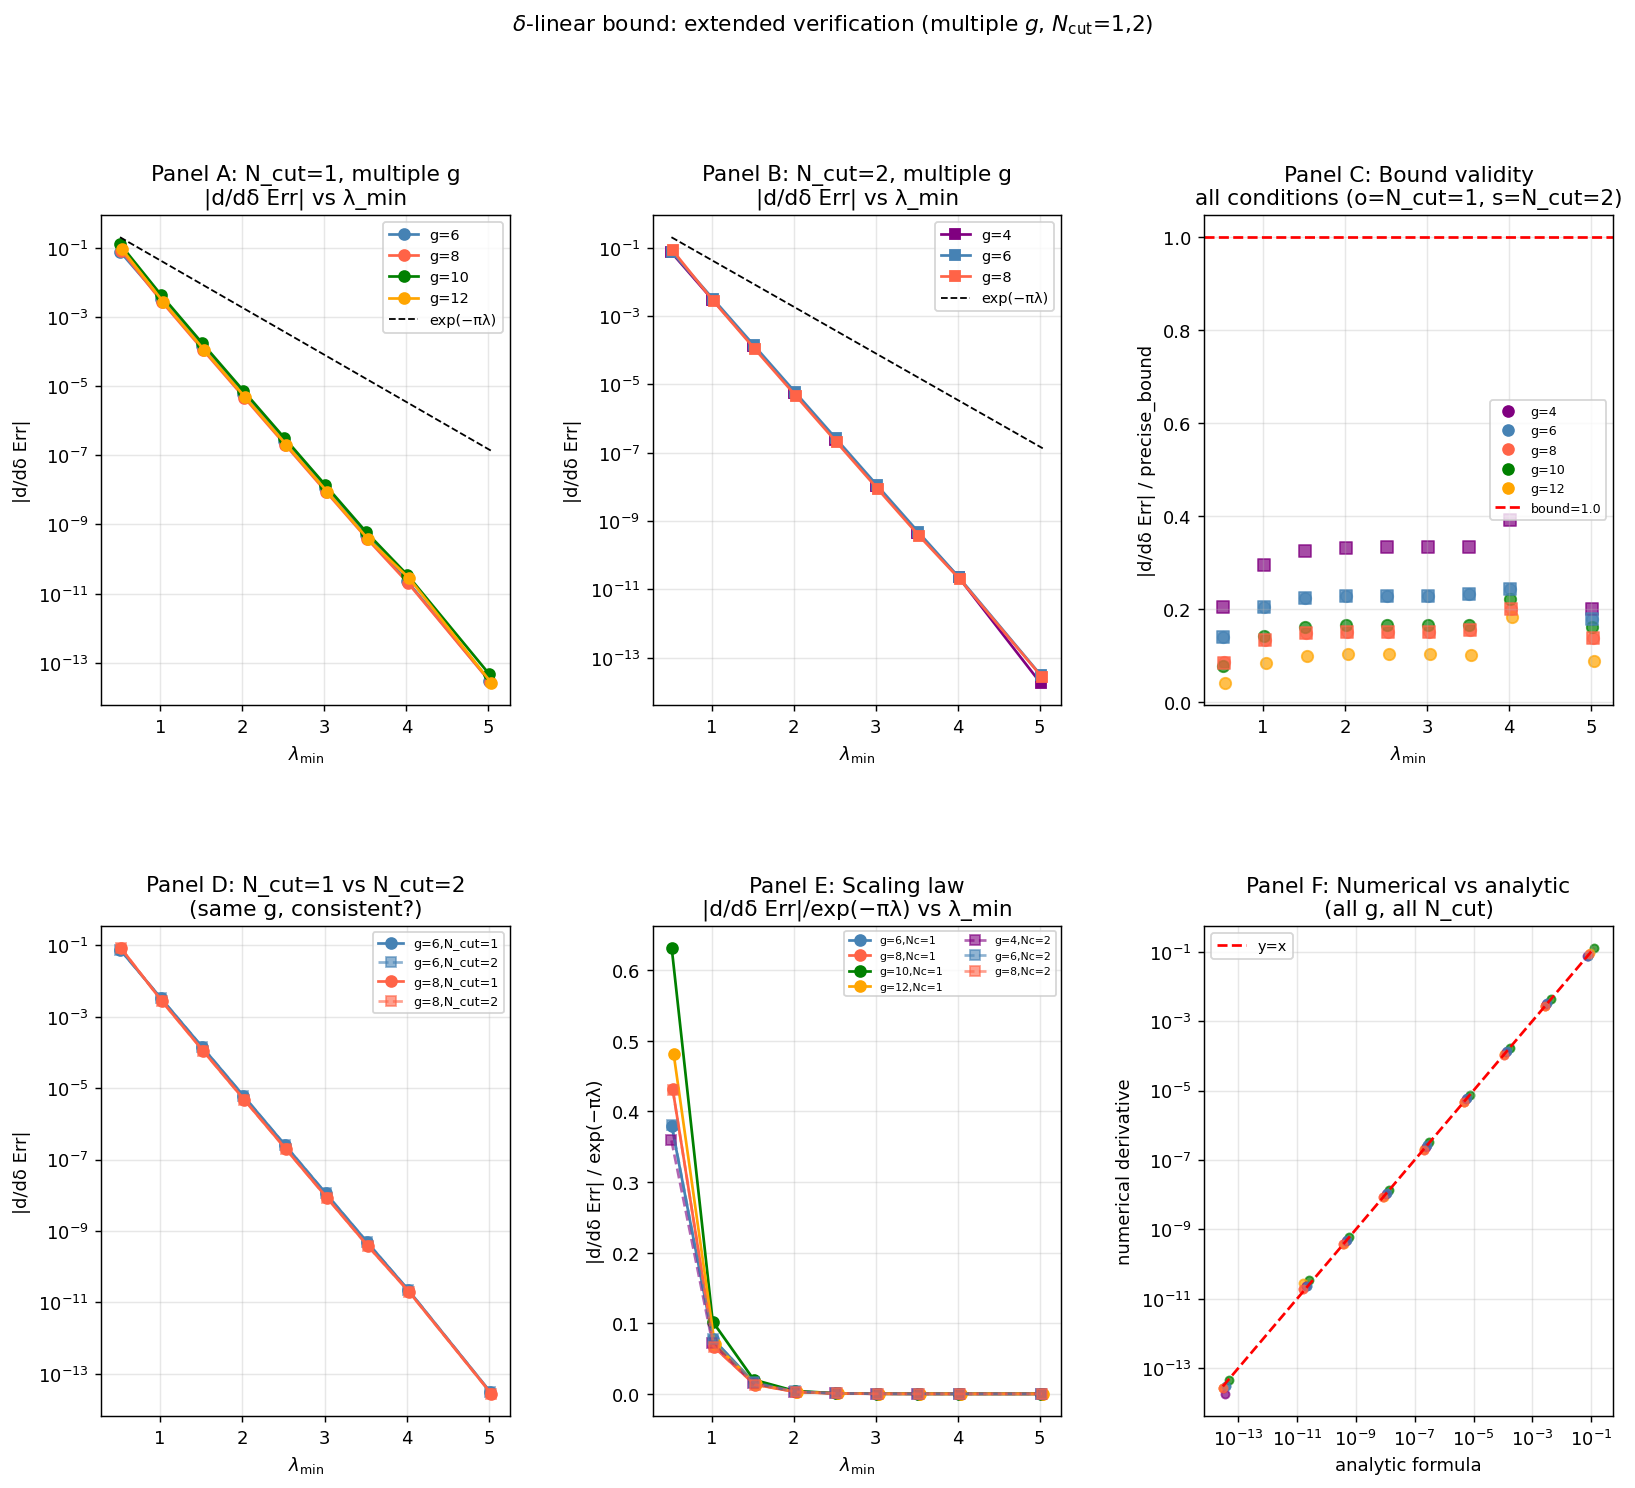

Write the Python code that produced this figure.
"""
δ線形項上界の拡張検証
- 複数g: g=6,8,10,12
- N_cut=1 と N_cut=2 の比較
- λ_min範囲: 0.5–5.0

目的: 定理の数値的根拠を強化する
  |d/dδ Err(Ω+δE_off,z)|_{δ=0}| ≤ 4π·||C||_F·N_eff·exp(−πλ_min)

実行: python delta_linear_extended.py
出力: delta_linear_extended.png + delta_linear_extended.txt
"""

import numpy as np
from itertools import product
import matplotlib.pyplot as plt
import matplotlib.gridspec as gridspec

# ============================================================
# 基本関数（前回と同じ）
# ============================================================

def make_omega_blocks(g, lmin, re_scale=0.1, seed=42):
    rng = np.random.default_rng(seed)
    g1 = g // 2
    g2 = g - g1

    def make_block(n):
        A = rng.standard_normal((n, n))
        Q, _ = np.linalg.qr(A)
        eigs = lmin + rng.exponential(0.3, n)
        return Q @ np.diag(eigs) @ Q.T

    B1 = make_block(g1)
    B2 = make_block(g2)
    ReOm = rng.standard_normal((g, g)) * re_scale
    ReOm = (ReOm + ReOm.T) / 2
    ImOm = np.block([[B1, np.zeros((g1, g2))],
                     [np.zeros((g2, g1)), B2]])
    eigs = np.linalg.eigvalsh(ImOm)
    if eigs.min() < 0.01:
        ImOm += (0.01 - eigs.min()) * np.eye(g)
    return ReOm + 1j * ImOm, g1, g2


def make_Eoff(g1, g2, seed=0):
    rng = np.random.default_rng(seed + 999)
    C = rng.standard_normal((g1, g2)) + 1j * rng.standard_normal((g1, g2))
    C /= np.linalg.norm(C, 'fro')
    g = g1 + g2
    E = np.zeros((g, g), dtype=complex)
    E[:g1, g1:] = C
    E[g1:, :g1] = C.conj().T
    return E, C


def numerical_derivative(Om0, E, z, N_cut, g1, h=1e-5):
    def err(Om):
        g = Om.shape[0]
        g2 = g - g1
        naive = sum(
            np.exp(np.pi*1j*(np.array(n,float)@Om@np.array(n,float)
                             + 2*np.array(n,float)@z))
            for n in product(range(-N_cut, N_cut+1), repeat=g)
        )
        t1 = sum(
            np.exp(np.pi*1j*(np.array(n,float)@Om[:g1,:g1]@np.array(n,float)
                             + 2*np.array(n,float)@z[:g1]))
            for n in product(range(-N_cut, N_cut+1), repeat=g1)
        )
        t2 = sum(
            np.exp(np.pi*1j*(np.array(n,float)@Om[g1:,g1:]@np.array(n,float)
                             + 2*np.array(n,float)@z[g1:]))
            for n in product(range(-N_cut, N_cut+1), repeat=g2)
        )
        return naive - t1 * t2
    return (err(Om0 + h*E) - err(Om0 - h*E)) / (2*h)


def analytic_derivative(Om0, E, z, N_cut, g1):
    g = Om0.shape[0]
    result = 0j
    for n in product(range(-N_cut, N_cut+1), repeat=g):
        nv = np.array(n, dtype=float)
        nEn = nv @ E @ nv
        result += np.pi*1j * nEn * np.exp(np.pi*1j*(nv@Om0@nv + 2*nv@z))
    return result


def precise_upper_bound(Om0, C_block, N_cut, g1):
    """4π · Σ_{n in half-lattice} |Re(n_A^T C n_B)| · exp(-π n^T Im(Ω) n)"""
    g = Om0.shape[0]
    g2 = g - g1
    total = 0.0
    seen = set()
    for n in product(range(-N_cut, N_cut+1), repeat=g):
        nv = np.array(n, dtype=float)
        neg_n = tuple(-x for x in n)
        if n == tuple([0]*g) or neg_n in seen:
            continue
        seen.add(n)
        nA = nv[:g1]
        nB = nv[g1:]
        exp_val = np.exp(-np.pi * nv @ Om0.imag @ nv)
        nCn = abs(np.real(nA @ C_block @ nB))
        total += nCn * exp_val
    return 4 * np.pi * total


def neff_count(Om0, N_cut, threshold=1e-10):
    g = Om0.shape[0]
    n0_val = 1.0  # n=0の寄与は常に~1
    count = 0
    for n in product(range(-N_cut, N_cut+1), repeat=g):
        nv = np.array(n, dtype=float)
        if np.all(nv == 0):
            continue
        if np.exp(-np.pi * nv @ Om0.imag @ nv) > threshold:
            count += 1
    return count


# ============================================================
# メイン解析
# ============================================================

def run_analysis(g_vals, lmin_vals, N_cut, n_seeds, z_scale=0.3):
    """全条件で解析を実行"""
    results = []
    total = len(g_vals) * len(lmin_vals) * n_seeds
    done = 0

    for g in g_vals:
        for lmin in lmin_vals:
            nds, ads, pbs, ratios, neffs = [], [], [], [], []
            for seed in range(n_seeds):
                Om0, g1, g2 = make_omega_blocks(g, lmin, re_scale=0.1, seed=seed)
                E, C = make_Eoff(g1, g2, seed=seed)
                rng = np.random.default_rng(seed + 500)
                z = rng.standard_normal(g) * z_scale

                nd = abs(numerical_derivative(Om0, E, z, N_cut, g1))
                ad = abs(analytic_derivative(Om0, E, z, N_cut, g1))
                pb = precise_upper_bound(Om0, C, N_cut, g1)
                neff = neff_count(Om0, N_cut)

                nds.append(nd)
                ads.append(ad)
                pbs.append(pb)
                ratios.append(nd / (pb + 1e-30))
                neffs.append(neff)

                done += 1
                if done % 20 == 0:
                    print(f"  進捗: {done}/{total} ({100*done/total:.0f}%)", end='\r')

            lmin_act = np.linalg.eigvalsh(Om0.imag).min()
            results.append({
                'g': g, 'lmin': lmin, 'lmin_act': lmin_act,
                'N_cut': N_cut,
                'nd_mean': np.mean(nds), 'nd_std': np.std(nds),
                'ad_mean': np.mean(ads),
                'pb_mean': np.mean(pbs),
                'ratio_mean': np.mean(ratios), 'ratio_max': np.max(ratios),
                'neff_mean': np.mean(neffs),
                'exp_lmin': np.exp(-np.pi * lmin_act),
                'bound_holds': all(r < 1.0 for r in ratios),
            })
    print()
    return results


def main():
    print("=" * 65)
    print("δ線形項上界の拡張検証")
    print("複数g + N_cut=1,2での確認")
    print("=" * 65)

    lmin_vals = [0.5, 1.0, 1.5, 2.0, 2.5, 3.0, 3.5, 4.0, 5.0]
    z_scale = 0.3
    n_seeds = 6
    out_lines = []

    # ---- N_cut=1: g=6,8,10,12 ----
    print("\n[N_cut=1] g=6,8,10,12")
    g_vals_ncut1 = [6, 8, 10, 12]
    res1 = run_analysis(g_vals_ncut1, lmin_vals, N_cut=1, n_seeds=n_seeds, z_scale=z_scale)

    # ---- N_cut=2: g=4,6,8 （N_cut=2はg=10以上が重いので小さめ） ----
    print("\n[N_cut=2] g=4,6,8")
    g_vals_ncut2 = [4, 6, 8]
    res2 = run_analysis(g_vals_ncut2, lmin_vals, N_cut=2, n_seeds=n_seeds, z_scale=z_scale)

    all_results = res1 + res2

    # ---- 結果表示 ----
    print("\n結果サマリー（全条件）")
    print(f"{'N_cut':>6} {'g':>4} {'lmin':>6} {'|d/dδ Err|':>12} "
          f"{'精密上界':>12} {'ratio':>8} {'上界成立':>8}")
    print("-" * 65)
    out_lines.append("N_cut,g,lmin,nd_mean,pb_mean,ratio_mean,ratio_max,bound_holds")

    for r in all_results:
        mark = "✓" if r['bound_holds'] else "✗"
        print(f"{r['N_cut']:6d} {r['g']:4d} {r['lmin_act']:6.2f} "
              f"{r['nd_mean']:12.3e} {r['pb_mean']:12.3e} "
              f"{r['ratio_mean']:8.4f} {mark:>8}")
        out_lines.append(
            f"{r['N_cut']},{r['g']},{r['lmin_act']:.2f},"
            f"{r['nd_mean']:.4e},{r['pb_mean']:.4e},"
            f"{r['ratio_mean']:.4f},{r['ratio_max']:.4f},{r['bound_holds']}"
        )

    # 上界成立の総括
    n_total = len(all_results)
    n_hold  = sum(1 for r in all_results if r['bound_holds'])
    print(f"\n上界成立: {n_hold}/{n_total} 条件 ({100*n_hold/n_total:.1f}%)")
    print(f"ratio の最大値: {max(r['ratio_max'] for r in all_results):.4f}")
    print(f"ratio の平均値: {np.mean([r['ratio_mean'] for r in all_results]):.4f}")
    out_lines.append(f"\n上界成立: {n_hold}/{n_total}")
    out_lines.append(f"ratio最大: {max(r['ratio_max'] for r in all_results):.4f}")

    with open("delta_linear_extended.txt", "w") as f:
        f.write("\n".join(out_lines))
    print("結果: delta_linear_extended.txt")

    # ---- プロット ----
    fig = plt.figure(figsize=(15, 12))
    gs_layout = gridspec.GridSpec(2, 3, fig, hspace=0.45, wspace=0.35)

    colors_g = {4:'purple', 6:'steelblue', 8:'tomato', 10:'green', 12:'orange'}
    lmins_unique = sorted(set(r['lmin_act'] for r in all_results))

    # Panel A: N_cut=1, g別の|d/dδ Err| vs λ_min
    ax = fig.add_subplot(gs_layout[0, 0])
    for g in g_vals_ncut1:
        sub = [r for r in res1 if r['g'] == g]
        lms = [r['lmin_act'] for r in sub]
        nds = [r['nd_mean'] for r in sub]
        ax.plot(lms, nds, 'o-', color=colors_g[g], label=f'g={g}')
    exp_ref = [np.exp(-np.pi*l) for l in lmins_unique]
    ax.plot(lmins_unique, exp_ref, 'k--', linewidth=1, label='exp(−πλ)')
    ax.set_yscale('log')
    ax.set_xlabel(r'$\lambda_\min$')
    ax.set_ylabel('|d/dδ Err|')
    ax.set_title('Panel A: N_cut=1, multiple g\n|d/dδ Err| vs λ_min')
    ax.legend(fontsize=8); ax.grid(True, alpha=0.3)

    # Panel B: N_cut=2, g別の|d/dδ Err| vs λ_min
    ax2 = fig.add_subplot(gs_layout[0, 1])
    for g in g_vals_ncut2:
        sub = [r for r in res2 if r['g'] == g]
        lms = [r['lmin_act'] for r in sub]
        nds = [r['nd_mean'] for r in sub]
        ax2.plot(lms, nds, 's-', color=colors_g[g], label=f'g={g}')
    ax2.plot(lmins_unique, exp_ref, 'k--', linewidth=1, label='exp(−πλ)')
    ax2.set_yscale('log')
    ax2.set_xlabel(r'$\lambda_\min$')
    ax2.set_ylabel('|d/dδ Err|')
    ax2.set_title('Panel B: N_cut=2, multiple g\n|d/dδ Err| vs λ_min')
    ax2.legend(fontsize=8); ax2.grid(True, alpha=0.3)

    # Panel C: ratio(LHS/上界) - 全条件で1以下を確認
    ax3 = fig.add_subplot(gs_layout[0, 2])
    for r in all_results:
        marker = 'o' if r['N_cut'] == 1 else 's'
        color = colors_g.get(r['g'], 'gray')
        ax3.scatter(r['lmin_act'], r['ratio_mean'],
                    marker=marker, color=color, s=40, alpha=0.7)
    ax3.axhline(1.0, color='red', linestyle='--', label='bound=1.0')
    ax3.set_xlabel(r'$\lambda_\min$')
    ax3.set_ylabel('|d/dδ Err| / precise_bound')
    ax3.set_title('Panel C: Bound validity\nall conditions (o=N_cut=1, s=N_cut=2)')
    # 凡例
    from matplotlib.lines import Line2D
    handles = [Line2D([0],[0],marker='o',color='w',markerfacecolor=colors_g[g],
                      markersize=8,label=f'g={g}') for g in sorted(colors_g)]
    handles.append(Line2D([0],[0],color='red',linestyle='--',label='bound=1.0'))
    ax3.legend(handles=handles, fontsize=7)
    ax3.grid(True, alpha=0.3)

    # Panel D: N_cut=1 vs N_cut=2 の|d/dδ Err|比較（g=6,8共通）
    ax4 = fig.add_subplot(gs_layout[1, 0])
    for g in [6, 8]:
        sub1 = [r for r in res1 if r['g'] == g]
        sub2 = [r for r in res2 if r['g'] == g]
        lms1 = [r['lmin_act'] for r in sub1]
        lms2 = [r['lmin_act'] for r in sub2]
        ax4.plot(lms1, [r['nd_mean'] for r in sub1], 'o-',
                 color=colors_g[g], label=f'g={g},N_cut=1')
        ax4.plot(lms2, [r['nd_mean'] for r in sub2], 's--',
                 color=colors_g[g], alpha=0.6, label=f'g={g},N_cut=2')
    ax4.set_yscale('log')
    ax4.set_xlabel(r'$\lambda_\min$')
    ax4.set_ylabel('|d/dδ Err|')
    ax4.set_title('Panel D: N_cut=1 vs N_cut=2\n(same g, consistent?)')
    ax4.legend(fontsize=7); ax4.grid(True, alpha=0.3)

    # Panel E: スケーリング則 LHS/exp(−πλ) - gとN_cutによらず定数か
    ax5 = fig.add_subplot(gs_layout[1, 1])
    for g in g_vals_ncut1:
        sub = [r for r in res1 if r['g'] == g]
        lms = [r['lmin_act'] for r in sub]
        scaled = [r['nd_mean']/r['exp_lmin'] for r in sub]
        ax5.plot(lms, scaled, 'o-', color=colors_g[g], label=f'g={g},Nc=1')
    for g in g_vals_ncut2:
        sub = [r for r in res2 if r['g'] == g]
        lms = [r['lmin_act'] for r in sub]
        scaled = [r['nd_mean']/r['exp_lmin'] for r in sub]
        ax5.plot(lms, scaled, 's--', color=colors_g[g], alpha=0.6, label=f'g={g},Nc=2')
    ax5.set_xlabel(r'$\lambda_\min$')
    ax5.set_ylabel('|d/dδ Err| / exp(−πλ)')
    ax5.set_title('Panel E: Scaling law\n|d/dδ Err|/exp(−πλ) vs λ_min')
    ax5.legend(fontsize=6, ncol=2); ax5.grid(True, alpha=0.3)

    # Panel F: 数値微分 vs 解析式（全条件）
    ax6 = fig.add_subplot(gs_layout[1, 2])
    for r in all_results:
        color = colors_g.get(r['g'], 'gray')
        ax6.scatter(r['ad_mean'], r['nd_mean'], color=color, s=20, alpha=0.7)
    mn = min(r['ad_mean'] for r in all_results)
    mx = max(r['ad_mean'] for r in all_results)
    ax6.plot([mn, mx], [mn, mx], 'r--', label='y=x')
    ax6.set_xscale('log'); ax6.set_yscale('log')
    ax6.set_xlabel('analytic formula')
    ax6.set_ylabel('numerical derivative')
    ax6.set_title('Panel F: Numerical vs analytic\n(all g, all N_cut)')
    ax6.legend(fontsize=8); ax6.grid(True, alpha=0.3)

    plt.suptitle(
        r'$\delta$-linear bound: extended verification (multiple $g$, $N_{\rm cut}$=1,2)',
        fontsize=12, y=1.01
    )
    plt.tight_layout()
    plt.savefig("delta_linear_extended.png", dpi=130, bbox_inches='tight')
    print("プロット: delta_linear_extended.png")
    print("完了")


if __name__ == "__main__":
    main()
